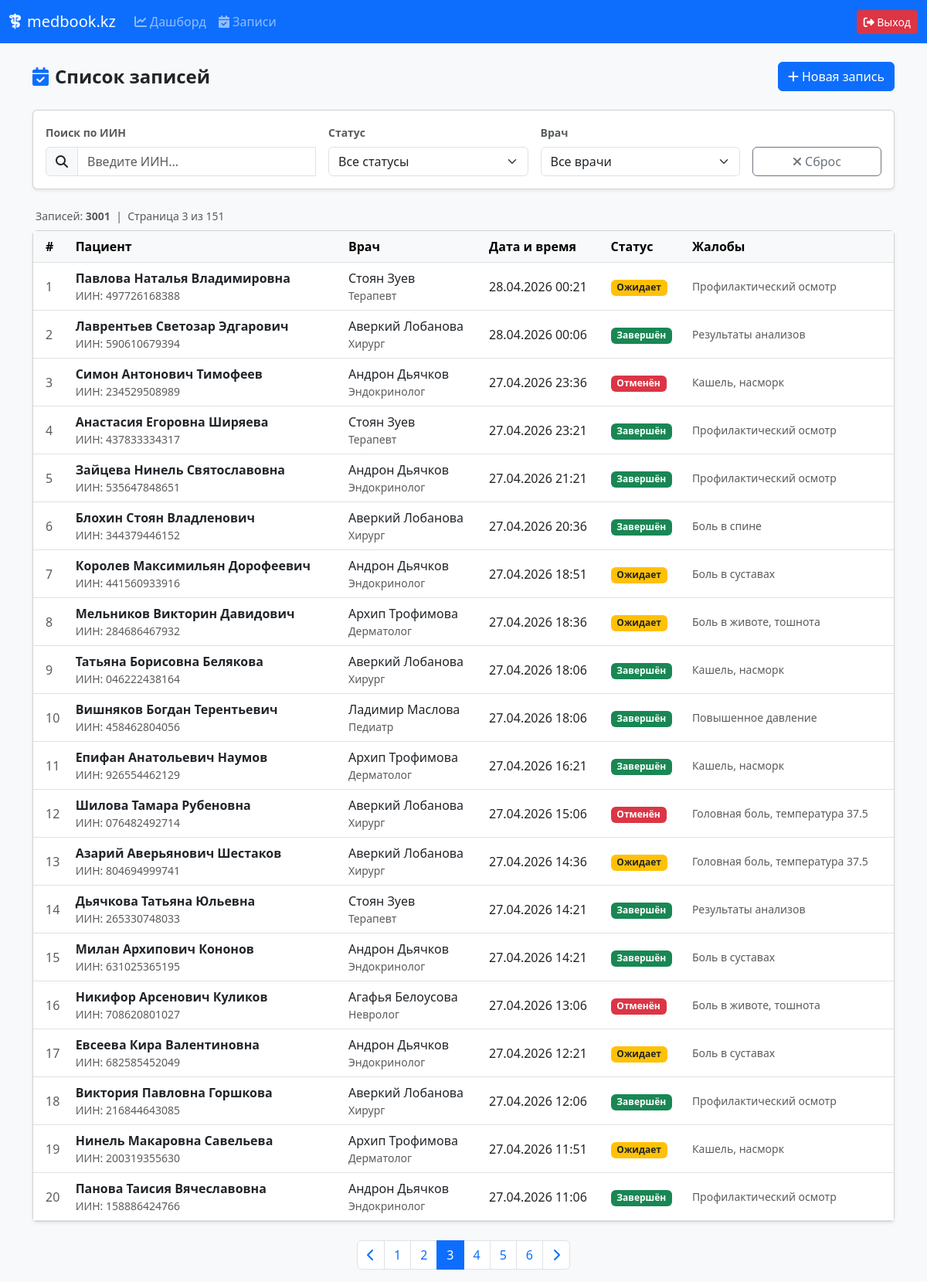
The app's page /appointments/?page=3&q=&status=None&doctor_id=None (signed in) with its own data.
### core_app/models.py (models this page shows, shortened)
class Appointment(models.Model):
    STATUS_CHOICES = (
        ('pending', 'Ожидает'),
        ('completed', 'Завершен'),
        ('cancelled', 'Отменен'),
    )
    patient = models.ForeignKey(Patient, on_delete=models.CASCADE, verbose_name="Пациент")
    doctor = models.ForeignKey(Doctor, on_delete=models.CASCADE, verbose_name="Врач")
    date_time = models.DateTimeField(verbose_name="Дата и время приема")
    status = models.CharField(max_length=20, choices=STATUS_CHOICES, default='pending', verbose_name="Статус")
    notes = models.TextField(blank=True, verbose_name="Жалобы/Заметки")

class Patient(models.Model):
    iin = models.CharField(max_length=12, unique=True, verbose_name="ИИН")
    full_name = models.CharField(max_length=255, verbose_name="ФИО")
    phone = models.CharField(max_length=20, verbose_name="Телефон")
    created_at = models.DateTimeField(auto_now_add=True, verbose_name="Дата регистрации")

class Doctor(models.Model):
    user = models.OneToOneField(User, on_delete=models.CASCADE, verbose_name="Пользователь")
    specialty = models.CharField(max_length=100, verbose_name="Специальность")

### core_app/views.py (the view, shortened to what this page needs)
# urls.py: path('appointments/', views.appointment_list_view, name='appointment_list'),
@login_required
def appointment_list_view(request):
    appointments = Appointment.objects.select_related('patient', 'doctor__user').order_by('-date_time')
    status_filter = request.GET.get('status')
    doctor_filter = request.GET.get('doctor_id')
    search_iin = request.GET.get('q', '').strip()
    if status_filter and status_filter != 'None':
        appointments = appointments.filter(status=status_filter)
    if doctor_filter and doctor_filter != 'None':
        appointments = appointments.filter(doctor_id=doctor_filter)
    if search_iin:
        appointments = appointments.filter(patient__iin__icontains=search_iin)
    paginator = Paginator(appointments, 20)
    page_number = request.GET.get('page', 1)
    page_obj = paginator.get_page(page_number)
    doctors = Doctor.objects.select_related('user').all()
    context = {
        'page_obj': page_obj,
        'doctors': doctors,
        'search_iin': search_iin,
        'status_filter': status_filter,
        'doctor_filter': doctor_filter,
    }
    return render(request, 'appointment_list.html', context)

### core_app/templates/appointment_list.html (shortened to what this page needs)
{% extends 'base.html' %}
{% block content %}
<div class="d-flex justify-content-between align-items-center mb-4">
    <h4 class="fw-bold mb-0">
        <i class="fa-solid fa-calendar-check me-2 text-primary"></i>Список записей
    </h4>
    <a href="{% url 'emhana:appointment_create' %}" class="btn btn-primary">
        <i class="fa-solid fa-plus me-1"></i>Новая запись
    </a>
</div>
<div class="card shadow-sm mb-4">
    <div class="card-body py-3">
        <form method="get" id="filterForm" class="row g-3 align-items-end">
            <div class="col-md-4">
                <label class="form-label fw-semibold small text-muted">Поиск по ИИН</label>
                <div class="input-group">
                    <span class="input-group-text"><i class="fa-solid fa-magnifying-glass"></i></span>
                    <input type="text" id="searchIIN" name="q" class="form-control"
                           placeholder="Введите ИИН..."
                           value="{{ search_iin }}" autocomplete="off">
                </div>
            </div>
            <div class="col-md-3">
                <label class="form-label fw-semibold small text-muted">Статус</label>
                <select name="status" class="form-select" id="statusFilter">
                    <option value="">Все статусы</option>
                </select>
            </div>
            <div class="col-md-3">
                <label class="form-label fw-semibold small text-muted">Врач</label>
                <select name="doctor_id" class="form-select" id="doctorFilter">
                    <option value="">Все врачи</option>
                </select>
            </div>
            <div class="col-md-2">
                <a href="{% url 'emhana:appointment_list' %}" class="btn btn-outline-secondary w-100">
                    <i class="fa-solid fa-xmark me-1"></i>Сброс
                </a>
            </div>
        </form>
    </div>
</div>
<div class="d-flex justify-content-between align-items-center mb-2 px-1">
    <span class="text-muted small" id="resultsCount">
        Записей: <strong>{{ page_obj.paginator.count }}</strong>
        &nbsp;|&nbsp; Страница {{ page_obj.number }} из {{ page_obj.paginator.num_pages }}
    </span>
</div>
<div class="card shadow-sm">
    <div class="card-body p-0">
        <div class="table-responsive">
            <table class="table table-hover align-middle mb-0" id="appointmentsTable">
                <thead class="table-light">
                    <tr>
                        <th class="ps-3">#</th>
                        <th>Пациент</th>
                        <th>Врач</th>
                        <th>Дата и время</th>
                        <th>Статус</th>
                        <th>Жалобы</th>
                    </tr>
                </thead>
                <tbody id="tableBody">
                    {% for apt in page_obj %}
                    <tr>
                        <td class="ps-3 text-muted">{{ forloop.counter }}</td>
                        <td>
                            <div class="fw-semibold">{{ apt.patient.full_name }}</div>
                            <div class="small text-muted">ИИН: {{ apt.patient.iin }}</div>
                        </td>
                        <td>
                            <div>{{ apt.doctor.user.get_full_name }}</div>
                            <div class="small text-muted">{{ apt.doctor.specialty }}</div>
                        </td>
                        <td>{{ apt.date_time|date:"d.m.Y H:i" }}</td>
                        <td>
                            {% if apt.status == 'pending' %}
                                <span class="badge bg-warning text-dark">Ожидает</span>
                            {% elif apt.status == 'completed' %}
                                <span class="badge bg-success">Завершён</span>
                            {% else %}
                                <span class="badge bg-danger">Отменён</span>
                            {% endif %}
                        </td>
                        <td class="text-muted small">{{ apt.notes|truncatechars:50|default:"—" }}</td>
                    </tr>
                    {% endfor %}
                </tbody>
            </table>
        </div>
    </div>
</div>
{% if page_obj.paginator.num_pages > 1 %}
<nav class="mt-4" id="paginationBlock">
    <ul class="pagination justify-content-center" id="pagination">
        {% if page_obj.has_previous %}
        <li class="page-item">
            <a class="page-link" href="?page={{ page_obj.previous_page_number }}&q={{ search_iin }}&status={{ status_filter }}&doctor_id={{ doctor_filter }}">
                <i class="fa-solid fa-chevron-left"></i>
            </a>
        </li>
        {% endif %}
        {% for num in page_obj.paginator.page_range %}
            {% if page_obj.number == num %}
                <li class="page-item active"><span class="page-link">{{ num }}</span></li>
            {% elif num >= page_obj.number|add:"-3" and num <= page_obj.number|add:"3" %}
                <li class="page-item">
                    <a class="page-link" href="?page={{ num }}&q={{ search_iin }}&status={{ status_filter }}&doctor_id={{ doctor_filter }}">{{ num }}</a>
                </li>
            {% endif %}
        {% endfor %}
        {% if page_obj.has_next %}
        <li class="page-item">
            <a class="page-link" href="?page={{ page_obj.next_page_number }}&q={{ search_iin }}&status={{ status_filter }}&doctor_id={{ doctor_filter }}">
                <i class="fa-solid fa-chevron-right"></i>
            </a>
        </li>
        {% endif %}
    </ul>
</nav>
{% endif %}
{% endblock %}

### records on screen
Appointment: patient.full_name "Павлова Наталья Владимировна", patient.iin "497726168388", doctor.user.get_full_name "Стоян Зуев", doctor.specialty "Терапевт", date_time "28.04.2026 00:21", status "Ожидает", notes "Профилактический осмотр"
Appointment: patient.full_name "Лаврентьев Светозар Эдгарович", patient.iin "590610679394", doctor.user.get_full_name "Аверкий Лобанова", doctor.specialty "Хирург", date_time "28.04.2026 00:06", status "Завершён", notes "Результаты анализов"
Appointment: patient.full_name "Симон Антонович Тимофеев", patient.iin "234529508989", doctor.user.get_full_name "Андрон Дьячков", doctor.specialty "Эндокринолог", date_time "27.04.2026 23:36", status "Отменён", notes "Кашель, насморк"
Appointment: patient.full_name "Анастасия Егоровна Ширяева", patient.iin "437833334317", doctor.user.get_full_name "Стоян Зуев", doctor.specialty "Терапевт", date_time "27.04.2026 23:21", status "Завершён", notes "Профилактический осмотр"
Appointment: patient.full_name "Зайцева Нинель Святославовна", patient.iin "535647848651", doctor.user.get_full_name "Андрон Дьячков", doctor.specialty "Эндокринолог", date_time "27.04.2026 21:21", status "Завершён", notes "Профилактический осмотр"
Appointment: patient.full_name "Блохин Стоян Владленович", patient.iin "344379446152", doctor.user.get_full_name "Аверкий Лобанова", doctor.specialty "Хирург", date_time "27.04.2026 20:36", status "Завершён", notes "Боль в спине"
Appointment: patient.full_name "Королев Максимильян Дорофеевич", patient.iin "441560933916", doctor.user.get_full_name "Андрон Дьячков", doctor.specialty "Эндокринолог", date_time "27.04.2026 18:51", status "Ожидает", notes "Боль в суставах"
Appointment: patient.full_name "Мельников Викторин Давидович", patient.iin "284686467932", doctor.user.get_full_name "Архип Трофимова", doctor.specialty "Дерматолог", date_time "27.04.2026 18:36", status "Ожидает", notes "Боль в животе, тошнота"
Appointment: patient.full_name "Татьяна Борисовна Белякова", patient.iin "046222438164", doctor.user.get_full_name "Аверкий Лобанова", doctor.specialty "Хирург", date_time "27.04.2026 18:06", status "Завершён", notes "Кашель, насморк"
Appointment: patient.full_name "Вишняков Богдан Терентьевич", patient.iin "458462804056", doctor.user.get_full_name "Ладимир Маслова", doctor.specialty "Педиатр", date_time "27.04.2026 18:06", status "Завершён", notes "Повышенное давление"
Appointment: patient.full_name "Епифан Анатольевич Наумов", patient.iin "926554462129", doctor.user.get_full_name "Архип Трофимова", doctor.specialty "Дерматолог", date_time "27.04.2026 16:21", status "Завершён", notes "Кашель, насморк"
Appointment: patient.full_name "Шилова Тамара Рубеновна", patient.iin "076482492714", doctor.user.get_full_name "Аверкий Лобанова", doctor.specialty "Хирург", date_time "27.04.2026 15:06", status "Отменён", notes "Головная боль, температура 37.5"
Appointment: patient.full_name "Азарий Аверьянович Шестаков", patient.iin "804694999741", doctor.user.get_full_name "Аверкий Лобанова", doctor.specialty "Хирург", date_time "27.04.2026 14:36", status "Ожидает", notes "Головная боль, температура 37.5"
Appointment: patient.full_name "Дьячкова Татьяна Юльевна", patient.iin "265330748033", doctor.user.get_full_name "Стоян Зуев", doctor.specialty "Терапевт", date_time "27.04.2026 14:21", status "Завершён", notes "Результаты анализов"
Appointment: patient.full_name "Милан Архипович Кононов", patient.iin "631025365195", doctor.user.get_full_name "Андрон Дьячков", doctor.specialty "Эндокринолог", date_time "27.04.2026 14:21", status "Завершён", notes "Боль в суставах"
Appointment: patient.full_name "Никифор Арсенович Куликов", patient.iin "708620801027", doctor.user.get_full_name "Агафья Белоусова", doctor.specialty "Невролог", date_time "27.04.2026 13:06", status "Отменён", notes "Боль в животе, тошнота"
Appointment: patient.full_name "Евсеева Кира Валентиновна", patient.iin "682585452049", doctor.user.get_full_name "Андрон Дьячков", doctor.specialty "Эндокринолог", date_time "27.04.2026 12:21", status "Ожидает", notes "Боль в суставах"
Appointment: patient.full_name "Виктория Павловна Горшкова", patient.iin "216844643085", doctor.user.get_full_name "Аверкий Лобанова", doctor.specialty "Хирург", date_time "27.04.2026 12:06", status "Завершён", notes "Профилактический осмотр"
Appointment: patient.full_name "Нинель Макаровна Савельева", patient.iin "200319355630", doctor.user.get_full_name "Архип Трофимова", doctor.specialty "Дерматолог", date_time "27.04.2026 11:51", status "Ожидает", notes "Кашель, насморк"
Appointment: patient.full_name "Панова Таисия Вячеславовна", patient.iin "158886424766", doctor.user.get_full_name "Андрон Дьячков", doctor.specialty "Эндокринолог", date_time "27.04.2026 11:06", status "Завершён", notes "Профилактический осмотр"

### other values on screen
{{ page_obj.paginator.count }} "3001"
{{ page_obj.number }} "3"
{{ page_obj.paginator.num_pages }} "151"
{{ num }} "1" "2" "4" "5" "6"
{{ num }} "3"
